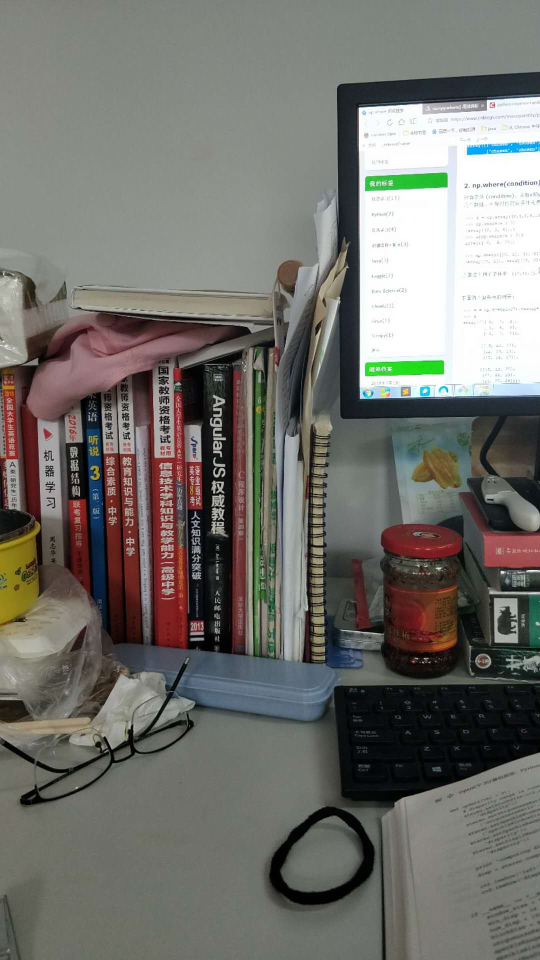
#> input picture 11.jpg, 1080 x 1920 px, given in place of Lara_UrbSeq1_CAOR_v3_7_HR.avi, which was not available (shown at 1/2 size)
$ jupyter execute '目标跟踪.ipynb'   (older library calls are emulated)
#> lines starting #> are read from the running program, lines starting #| are printed output that depends on the picture; after the words box and inside, x2 and y2 are one past the last pixel; in counts of white or black regions, pixels touching at a corner belong together; pictures that were not available may be replaced by others from this repository, and a replacement may not be noted
[cell 1]
import cv2
import numpy as np

# 基本的运动检测
camera = cv2.VideoCapture('Lara_UrbSeq1_CAOR_v3_7_HR.avi')
es = cv2 .getStructuringElement(cv2.MORPH_ELLIPSE,(9,4))
kernel = np.ones((5,5),np.uint8)
background = None

while(True):
    ret,frame =  camera.read()
#> frame is the input picture: shape (1920, 1080, 3); mean B, G, R 108.3, 113.5, 114.3
    if background is None:
        background = cv2.cvtColor(frame,cv2.COLOR_BGR2GRAY)
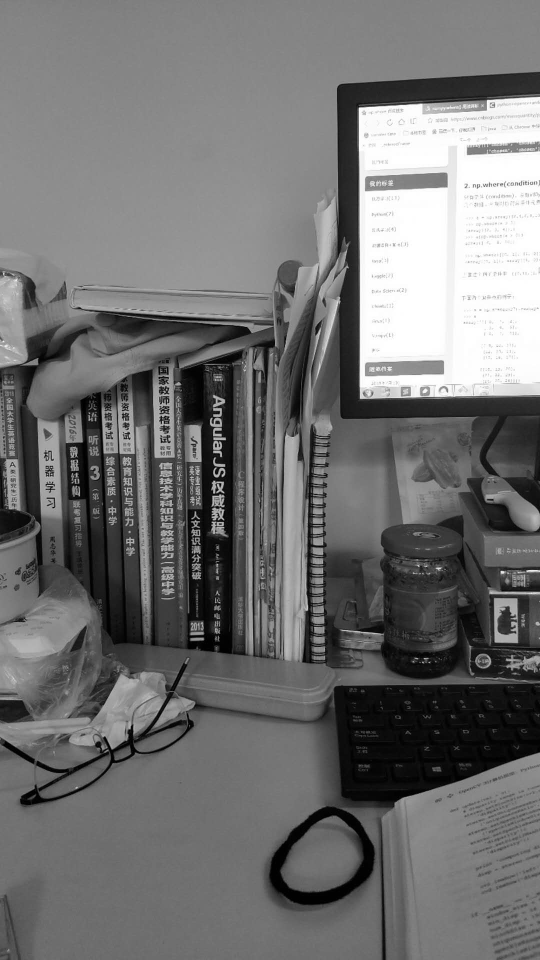
#> background: shape (1920, 1080) (shown at 1/2 size); min 0, max 255, mean 113.2
        background = cv2.GaussianBlur(background,(21,21),0)
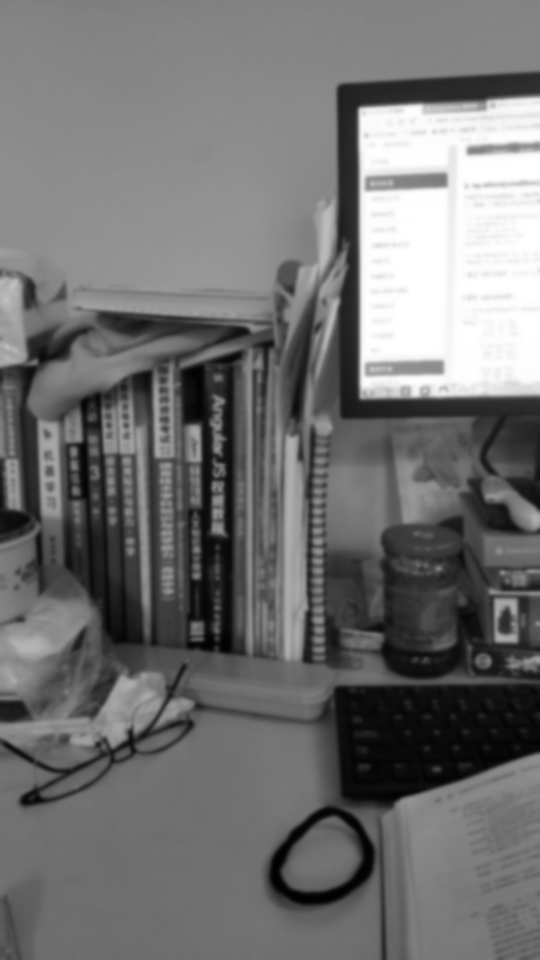
#> background: shape (1920, 1080) (shown at 1/2 size); min 1, max 255, mean 113.2
        continue

    gray_frame = cv2.cvtColor(frame,cv2.COLOR_BGR2GRAY)
    gray_frame = cv2.GaussianBlur(gray_frame,(21,21),0)

    diff = cv2.absdiff(background,gray_frame)
    diff = cv2.threshold(diff,25,255,cv2.THRESH_BINARY)[1]
    diff = cv2.dilate(diff,es,iterations = 2)
    image,cnts,hierarchy = cv2.findContours(diff.copy(),cv2.RETR_EXTERNAL,cv2.CHAIN_APPROX_SIMPLE)

    for c in cnts:
        if cv2.contourArea(c) < 1500:
            continue
        (x,y,w,h) = cv2.boundingRect(c)
        cv2.rectangle(frame,(x,y),(x+w,y+h),(0,255,0),2)
    cv2.imshow('contours',frame)
    cv2.imshow('dif',diff)

    if cv2.waitKey(int(1000/12)) & 0xff == ord('q'):
        break

cv2.destroyAllWindows()
camera.release()

[cell 2]
# 背景分割器
import numpy as np
import cv2
cap = cv2.VideoCapture('Lara_UrbSeq1_CAOR_v3_7_HR.avi')
mog = cv2.createBackgroundSubtractorMOG2()

while(1):
    ret,frame = cap.read()
    fgmask = mog.apply(frame)
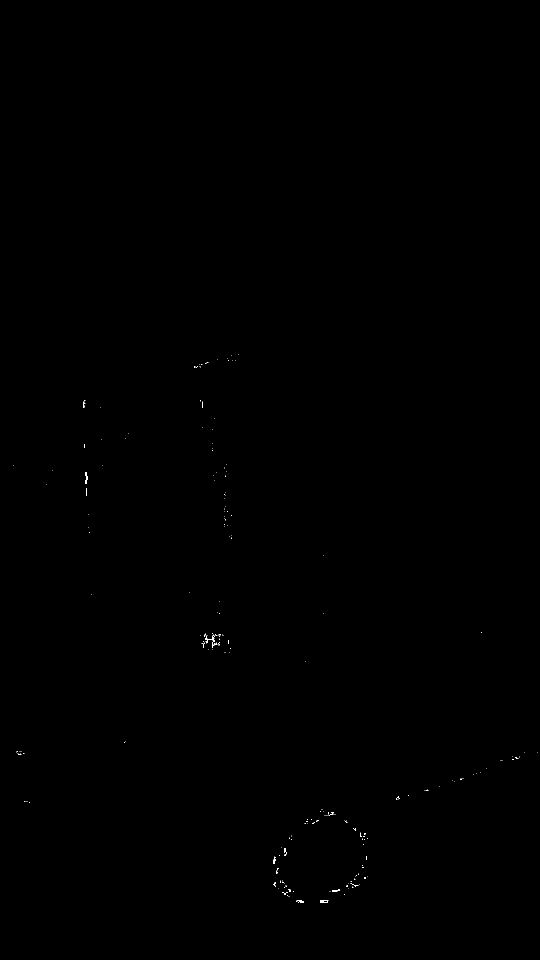
#> fgmask: shape (1920, 1080) (shown at 1/2 size); values 127 (black) and 255 (white), 0.05% white in thin lines or dots, all inside (x1, y1, x2, y2) = (27, 709, 1075, 1806)
    cv2.imshow('frame',frame)

    if cv2.waitKey(30000) & 0xff:
#> (key q is pressed here)
        break
cap.release()
cv2.destroyAllWindows()

$ run again, on 22.jpg
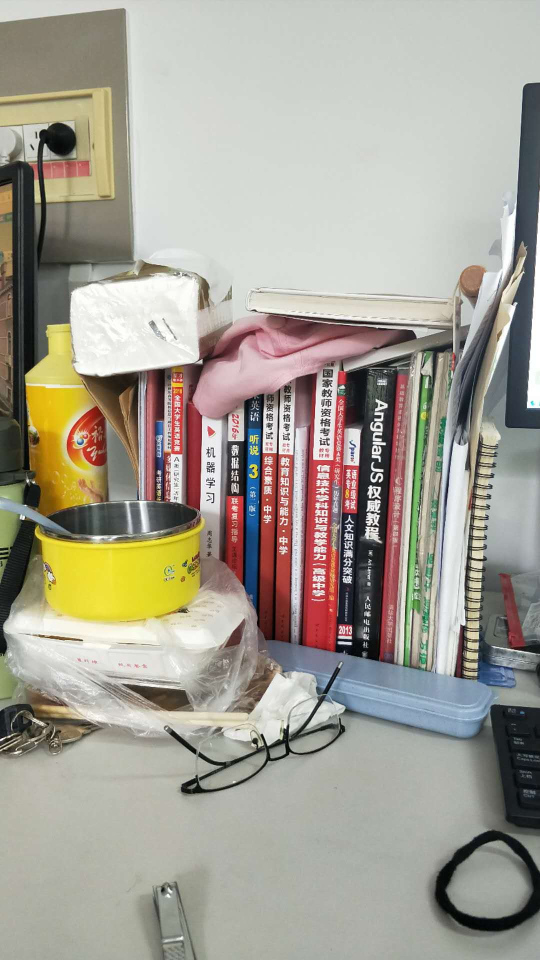
#> input picture 22.jpg, 1080 x 1920 px, given in place of Lara_UrbSeq1_CAOR_v3_7_HR.avi, which was not available (shown at 1/2 size)
#> frame is the input picture: shape (1920, 1080, 3); mean B, G, R 148.3, 160.1, 164.3
#> `background = cv2.cvtColor(frame,cv2.COLOR_BGR2GRAY)`:
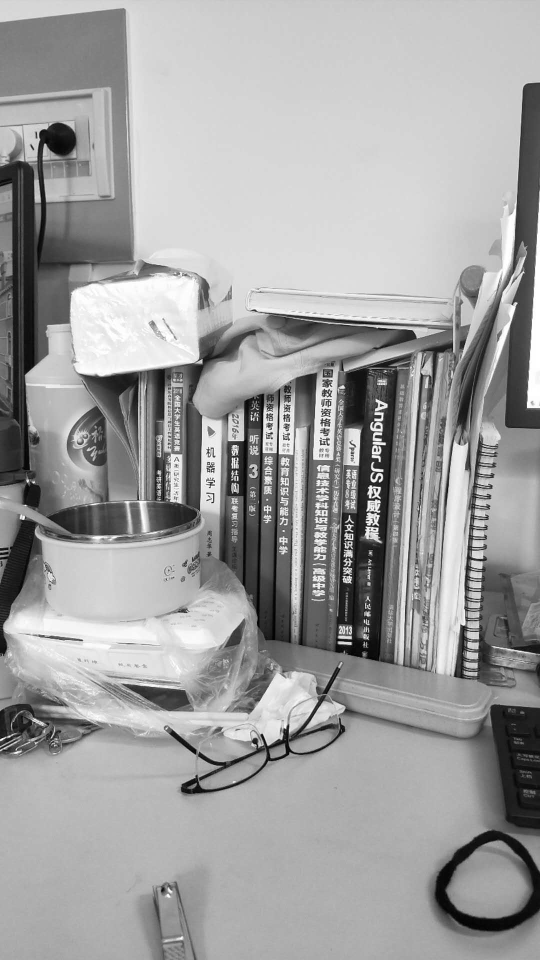
#> background: shape (1920, 1080) (shown at 1/2 size); min 0, max 255, mean 160.1
#> `background = cv2.GaussianBlur(background,(21,21),0)`:
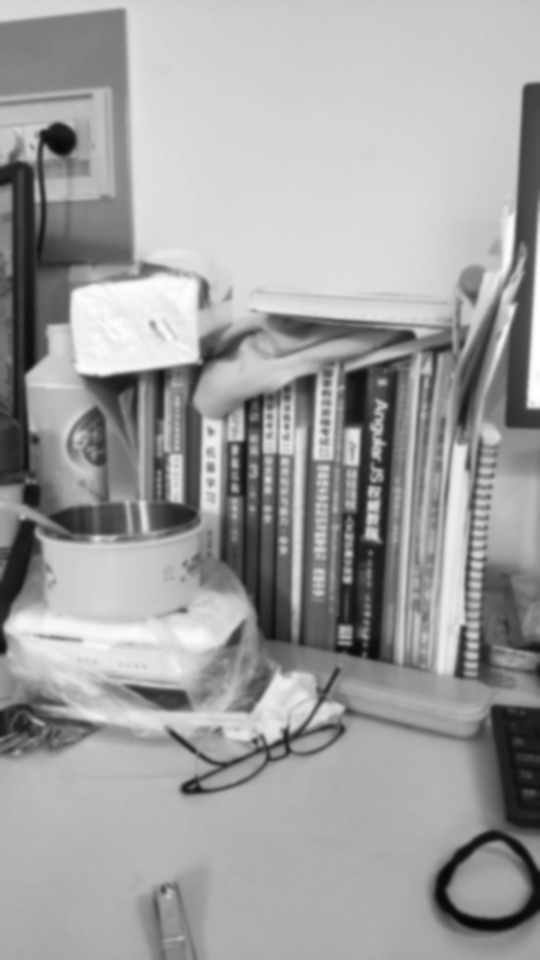
#> background: shape (1920, 1080) (shown at 1/2 size); min 6, max 255, mean 160.1
#> fgmask: shape (1920, 1080); values 127 (black) and 255 (white), 0% white in thin lines or dots, all inside (x1, y1, x2, y2) = (51, 304, 490, 1003)

$ run again, on left0192.jpg
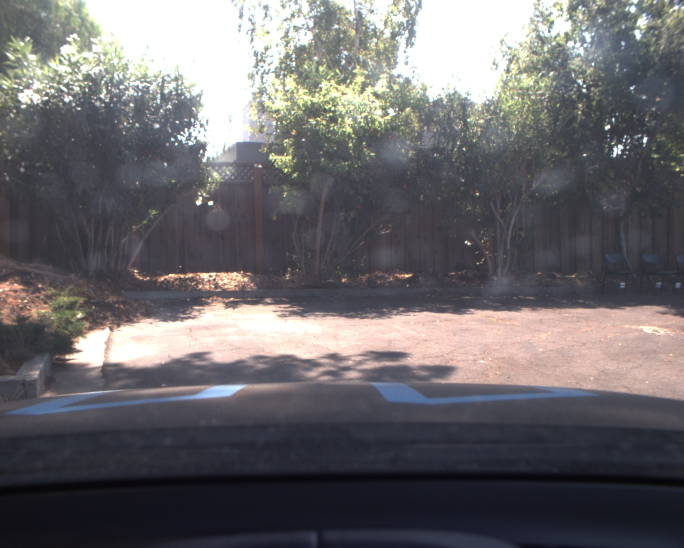
#> input picture left0192.jpg, 1368 x 1096 px, given in place of Lara_UrbSeq1_CAOR_v3_7_HR.avi, which was not available (shown at 1/2 size)
#> frame is the input picture: shape (1096, 1368, 3); mean B, G, R 107.6, 105, 107.2
#> `background = cv2.cvtColor(frame,cv2.COLOR_BGR2GRAY)`:
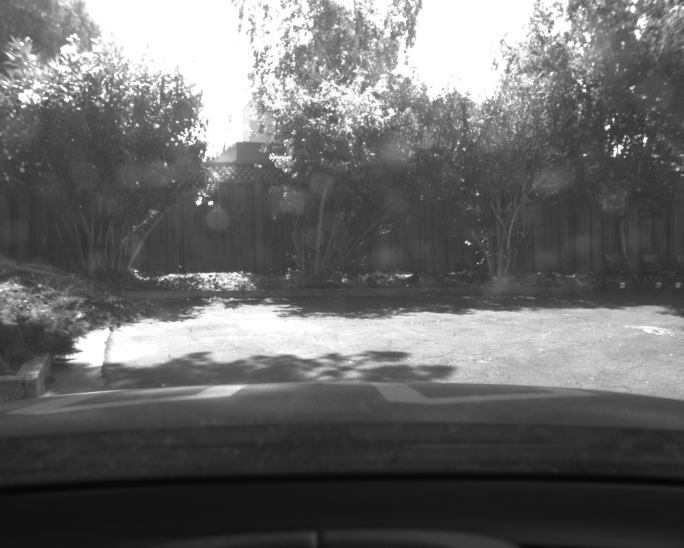
#> background: shape (1096, 1368) (shown at 1/2 size); min 5, max 255, mean 105.9
#> fgmask: shape (1096, 1368); every value is 127
